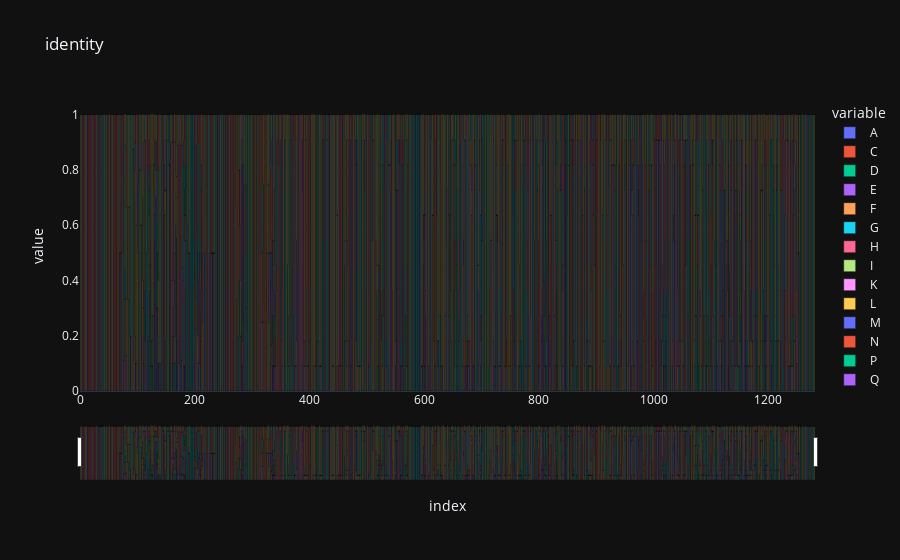

Here is the notebook cell this chart was saved with:
### Code cell
#Plot sequence identity 
fig = px.bar(normalized_freq_df, y=['A', 'C', 'D', 'E', 'F', 'G', 'H', 'I', 'K', 'L', 'M', 'N', 'P', 'Q', 'R', 'S', 'T', 'V', 'W', 'Y'], title="identity")

fig.update_layout(
    xaxis = dict(
        rangeslider = dict(
            visible=True
        )
    )
)

fig.show()

### Figure 1 — Plotly figure (JSON) as saved in the notebook; plotly's stock layout.template omitted (floating-point values rounded to 4 significant figures; data arrays with more than 128 entries replaced by an {"elided": "..."} marker saying what was removed)
{"data": [{"alignmentgroup": "True", "hovertemplate": "variable=A<br>index=%{x}<br>value=%{y}<extra></extra>", "legendgroup": "A", "marker": {"color": "#636efa", "pattern": {"shape": ""}}, "name": "A", "offsetgroup": "A", "orientation": "v", "showlegend": true, "textposition": "auto", "x": {"elided": "1282 int values"}, "xaxis": "x", "y": {"elided": "1282 float values"}, "yaxis": "y", "type": "bar"}, {"alignmentgroup": "True", "hovertemplate": "variable=C<br>index=%{x}<br>value=%{y}<extra></extra>", "legendgroup": "C", "marker": {"color": "#EF553B", "pattern": {"shape": ""}}, "name": "C", "offsetgroup": "C", "orientation": "v", "showlegend": true, "textposition": "auto", "x": {"elided": "1282 int values"}, "xaxis": "x", "y": {"elided": "1282 float values"}, "yaxis": "y", "type": "bar"}, {"alignmentgroup": "True", "hovertemplate": "variable=D<br>index=%{x}<br>value=%{y}<extra></extra>", "legendgroup": "D", "marker": {"color": "#00cc96", "pattern": {"shape": ""}}, "name": "D", "offsetgroup": "D", "orientation": "v", "showlegend": true, "textposition": "auto", "x": {"elided": "1282 int values"}, "xaxis": "x", "y": {"elided": "1282 float values"}, "yaxis": "y", "type": "bar"}, {"alignmentgroup": "True", "hovertemplate": "variable=E<br>index=%{x}<br>value=%{y}<extra></extra>", "legendgroup": "E", "marker": {"color": "#ab63fa", "pattern": {"shape": ""}}, "name": "E", "offsetgroup": "E", "orientation": "v", "showlegend": true, "textposition": "auto", "x": {"elided": "1282 int values"}, "xaxis": "x", "y": {"elided": "1282 float values"}, "yaxis": "y", "type": "bar"}, {"alignmentgroup": "True", "hovertemplate": "variable=F<br>index=%{x}<br>value=%{y}<extra></extra>", "legendgroup": "F", "marker": {"color": "#FFA15A", "pattern": {"shape": ""}}, "name": "F", "offsetgroup": "F", "orientation": "v", "showlegend": true, "textposition": "auto", "x": {"elided": "1282 int values"}, "xaxis": "x", "y": {"elided": "1282 float values"}, "yaxis": "y", "type": "bar"}, {"alignmentgroup": "True", "hovertemplate": "variable=G<br>index=%{x}<br>value=%{y}<extra></extra>", "legendgroup": "G", "marker": {"color": "#19d3f3", "pattern": {"shape": ""}}, "name": "G", "offsetgroup": "G", "orientation": "v", "showlegend": true, "textposition": "auto", "x": {"elided": "1282 int values"}, "xaxis": "x", "y": {"elided": "1282 float values"}, "yaxis": "y", "type": "bar"}, {"alignmentgroup": "True", "hovertemplate": "variable=H<br>index=%{x}<br>value=%{y}<extra></extra>", "legendgroup": "H", "marker": {"color": "#FF6692", "pattern": {"shape": ""}}, "name": "H", "offsetgroup": "H", "orientation": "v", "showlegend": true, "textposition": "auto", "x": {"elided": "1282 int values"}, "xaxis": "x", "y": {"elided": "1282 float values"}, "yaxis": "y", "type": "bar"}, {"alignmentgroup": "True", "hovertemplate": "variable=I<br>index=%{x}<br>value=%{y}<extra></extra>", "legendgroup": "I", "marker": {"color": "#B6E880", "pattern": {"shape": ""}}, "name": "I", "offsetgroup": "I", "orientation": "v", "showlegend": true, "textposition": "auto", "x": {"elided": "1282 int values"}, "xaxis": "x", "y": {"elided": "1282 float values"}, "yaxis": "y", "type": "bar"}, {"alignmentgroup": "True", "hovertemplate": "variable=K<br>index=%{x}<br>value=%{y}<extra></extra>", "legendgroup": "K", "marker": {"color": "#FF97FF", "pattern": {"shape": ""}}, "name": "K", "offsetgroup": "K", "orientation": "v", "showlegend": true, "textposition": "auto", "x": {"elided": "1282 int values"}, "xaxis": "x", "y": {"elided": "1282 float values"}, "yaxis": "y", "type": "bar"}, {"alignmentgroup": "True", "hovertemplate": "variable=L<br>index=%{x}<br>value=%{y}<extra></extra>", "legendgroup": "L", "marker": {"color": "#FECB52", "pattern": {"shape": ""}}, "name": "L", "offsetgroup": "L", "orientation": "v", "showlegend": true, "textposition": "auto", "x": {"elided": "1282 int values"}, "xaxis": "x", "y": {"elided": "1282 float values"}, "yaxis": "y", "type": "bar"}, {"alignmentgroup": "True", "hovertemplate": "variable=M<br>index=%{x}<br>value=%{y}<extra></extra>", "legendgroup": "M", "marker": {"color": "#636efa", "pattern": {"shape": ""}}, "name": "M", "offsetgroup": "M", "orientation": "v", "showlegend": true, "textposition": "auto", "x": {"elided": "1282 int values"}, "xaxis": "x", "y": {"elided": "1282 float values"}, "yaxis": "y", "type": "bar"}, {"alignmentgroup": "True", "hovertemplate": "variable=N<br>index=%{x}<br>value=%{y}<extra></extra>", "legendgroup": "N", "marker": {"color": "#EF553B", "pattern": {"shape": ""}}, "name": "N", "offsetgroup": "N", "orientation": "v", "showlegend": true, "textposition": "auto", "x": {"elided": "1282 int values"}, "xaxis": "x", "y": {"elided": "1282 float values"}, "yaxis": "y", "type": "bar"}, {"alignmentgroup": "True", "hovertemplate": "variable=P<br>index=%{x}<br>value=%{y}<extra></extra>", "legendgroup": "P", "marker": {"color": "#00cc96", "pattern": {"shape": ""}}, "name": "P", "offsetgroup": "P", "orientation": "v", "showlegend": true, "textposition": "auto", "x": {"elided": "1282 int values"}, "xaxis": "x", "y": {"elided": "1282 float values"}, "yaxis": "y", "type": "bar"}, {"alignmentgroup": "True", "hovertemplate": "variable=Q<br>index=%{x}<br>value=%{y}<extra></extra>", "legendgroup": "Q", "marker": {"color": "#ab63fa", "pattern": {"shape": ""}}, "name": "Q", "offsetgroup": "Q", "orientation": "v", "showlegend": true, "textposition": "auto", "x": {"elided": "1282 int values"}, "xaxis": "x", "y": {"elided": "1282 float values"}, "yaxis": "y", "type": "bar"}, {"alignmentgroup": "True", "hovertemplate": "variable=R<br>index=%{x}<br>value=%{y}<extra></extra>", "legendgroup": "R", "marker": {"color": "#FFA15A", "pattern": {"shape": ""}}, "name": "R", "offsetgroup": "R", "orientation": "v", "showlegend": true, "textposition": "auto", "x": {"elided": "1282 int values"}, "xaxis": "x", "y": {"elided": "1282 float values"}, "yaxis": "y", "type": "bar"}, {"alignmentgroup": "True", "hovertemplate": "variable=S<br>index=%{x}<br>value=%{y}<extra></extra>", "legendgroup": "S", "marker": {"color": "#19d3f3", "pattern": {"shape": ""}}, "name": "S", "offsetgroup": "S", "orientation": "v", "showlegend": true, "textposition": "auto", "x": {"elided": "1282 int values"}, "xaxis": "x", "y": {"elided": "1282 float values"}, "yaxis": "y", "type": "bar"}, {"alignmentgroup": "True", "hovertemplate": "variable=T<br>index=%{x}<br>value=%{y}<extra></extra>", "legendgroup": "T", "marker": {"color": "#FF6692", "pattern": {"shape": ""}}, "name": "T", "offsetgroup": "T", "orientation": "v", "showlegend": true, "textposition": "auto", "x": {"elided": "1282 int values"}, "xaxis": "x", "y": {"elided": "1282 float values"}, "yaxis": "y", "type": "bar"}, {"alignmentgroup": "True", "hovertemplate": "variable=V<br>index=%{x}<br>value=%{y}<extra></extra>", "legendgroup": "V", "marker": {"color": "#B6E880", "pattern": {"shape": ""}}, "name": "V", "offsetgroup": "V", "orientation": "v", "showlegend": true, "textposition": "auto", "x": {"elided": "1282 int values"}, "xaxis": "x", "y": {"elided": "1282 float values"}, "yaxis": "y", "type": "bar"}, {"alignmentgroup": "True", "hovertemplate": "variable=W<br>index=%{x}<br>value=%{y}<extra></extra>", "legendgroup": "W", "marker": {"color": "#FF97FF", "pattern": {"shape": ""}}, "name": "W", "offsetgroup": "W", "orientation": "v", "showlegend": true, "textposition": "auto", "x": {"elided": "1282 int values"}, "xaxis": "x", "y": {"elided": "1282 float values"}, "yaxis": "y", "type": "bar"}, {"alignmentgroup": "True", "hovertemplate": "variable=Y<br>index=%{x}<br>value=%{y}<extra></extra>", "legendgroup": "Y", "marker": {"color": "#FECB52", "pattern": {"shape": ""}}, "name": "Y", "offsetgroup": "Y", "orientation": "v", "showlegend": true, "textposition": "auto", "x": {"elided": "1282 int values"}, "xaxis": "x", "y": {"elided": "1282 float values"}, "yaxis": "y", "type": "bar"}], "layout": {"xaxis": {"anchor": "y", "domain": [0.0, 1.0], "title": {"text": "index"}, "rangeslider": {"visible": true}}, "yaxis": {"anchor": "x", "domain": [0.0, 1.0], "title": {"text": "value"}}, "legend": {"title": {"text": "variable"}, "tracegroupgap": 0}, "title": {"text": "identity"}, "barmode": "relative"}}
